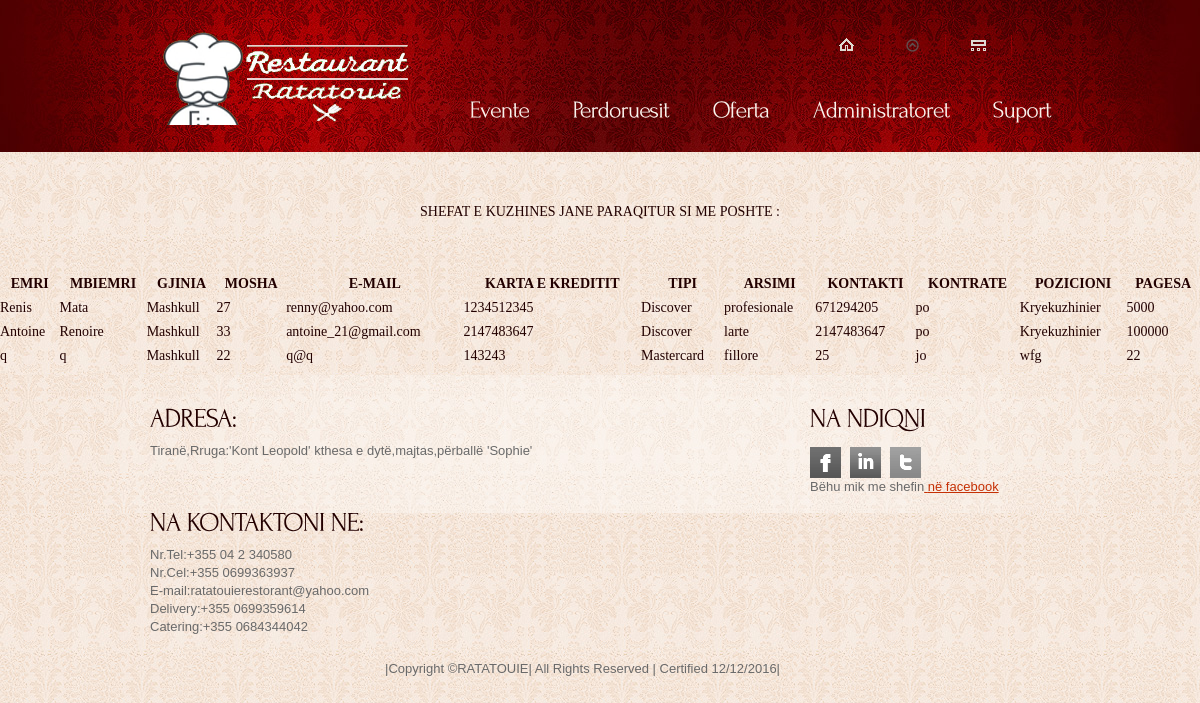
Screenshot of /shef2.php with the database file from the repository.
### tables this page shows
CREATE TABLE `shefkuzhine` (
  `shefID` int(8) NOT NULL,
  `emershefi` varchar(15) NOT NULL,
  `mbiemershefi` varchar(15) NOT NULL,
  `pagashefi` int(5) NOT NULL,
  `gjiniashefi` enum('Mashkull','Femer') NOT NULL,
  `moshashefi` int(2) NOT NULL,
  `emailshefi` varchar(30) NOT NULL,
  `kartashefi` int(16) NOT NULL,
  `kartatipshefi` enum('Bosh','Visa','Mastercard','Discover','AmericanExpress') NOT NULL,
  `arsimshef` enum('paarsim','fillore','8/9vjecare','mesme','profesionale','larte') NOT NULL,
  `telshef` int(15) NOT NULL,
  `shefkontrate` enum('po','jo') NOT NULL,
  `shefpoz` varchar(15) NOT NULL
);

### shef2.php (the view, shortened to what this page needs)
<!DOCTYPE html>
<html lang="en">
<head>
<link rel="stylesheet" href="css/reset.css" type="text/css" media="all">
<link rel="stylesheet" href="css/layout.css" type="text/css" media="all">
<link rel="stylesheet" href="css/style.css" type="text/css" media="all">
</head>
<body id="page2">
<div class="body6">
  <div class="body1">
    <div class="main">
      <header>
        <h1><a href="index.php" id="logo">Restorant Ratatouie</a></h1>
         <nav>
            <ul id="top_nav">
              <li><a href="index.php"><img src="images/icon_1.gif" alt=""></a></li>
              <li><a href="reklama.php"><img src="images/icon_3.png" alt=""></a></li>
              <li><a href="admin.php"><img src="images/icon_2.gif" alt=""></a></li>
            </ul>
          </nav>
        <nav>
           <ul id="menu">
              <li><a href="events.php">Evente</a></li>
              <li><a href="users.php">Perdoruesit</a></li>
              <li><a href="ulje.php">Oferta</a></li>
              <li><a href="admini.php">Administratoret</a></li>
              <li><a href="help.php">Suport</a></li>
            </ul>
        </nav>
        </header>
    </div>
  </div>
</div><br><br>
<p align="center">SHEFAT E KUZHINES JANE PARAQITUR SI ME POSHTE : </p><br>
<?php
$sql=("SELECT *  FROM shefkuzhine");
$records=mysql_query($sql);
?>
<table style="width:100%">
  <tr>
    <th>EMRI</th>
    <th>MBIEMRI</th>
    <th>GJINIA</th>
    <th>MOSHA</th>
    <th>E-MAIL</th>
    <th>KARTA E KREDITIT</th>
    <th>TIPI</th>
    <th>ARSIMI</th>
    <th>KONTAKTI</th>
    <th>KONTRATE</th>
    <th>POZICIONI</th>
    <th>PAGESA</th>
  </tr>
  <?php
  while($shefkuzhine=mysql_fetch_assoc($records)){
    echo "<tr>";
    echo "<td>".$shefkuzhine['emershefi']."</td>";
    echo "<td>".$shefkuzhine['mbiemershefi']."</td>";
      echo "<td>".$shefkuzhine['gjiniashefi']."</td>";
      echo "<td>".$shefkuzhine['moshashefi']."</td>";
       echo "<td>".$shefkuzhine['emailshefi']."</td>";
        echo "<td>".$shefkuzhine['kartashefi']."</td>";
        echo "<td>".$shefkuzhine['kartatipshefi']."</td>";
                echo "<td>".$shefkuzhine['arsimshef']."</td>";
 echo "<td>".$shefkuzhine['telshef']."</td>";
 echo "<td>".$shefkuzhine['shefkontrate']."</td>";
echo "<td>".$shefkuzhine['shefpoz']."</td>";
  echo "<td>".$shefkuzhine['pagashefi']."</td>";
    echo "</tr>";
  }
  ?>
  </table>
    <div class="body3">
  <div class="body4">
    <div class="main">
      <footer><hr>
        <div class="wrapper">
          <section class="col1 pad_left1">
     <h3>ADRESA:</h3>
         <p>Tiranë,Rruga:'Kont Leopold' kthesa e dytë,majtas,përballë 'Sophie'</p>
            <h3>NA KONTAKTONI NE:</h3>
      <p>Nr.Tel:+355 04 2 340580<br>
         Nr.Cel:+355 0699363937<br>
               E-mail:ratatouierestorant@yahoo.com<br>
               Delivery:+355 0699359614<br>
               Catering:+355 0684344042<br></p>
        <P ALIGN=right>
        |Copyright &copy;RATATOUIE|
         All Rights Reserved |
               Certified 12/12/2016|</p></section>
          <section class="col2 pad_left1">
            <h3>NA NDIQNI </h3>
            <ul id="icons">
              <li><a href="https://www.facebook.com/Restorant-Ratatouie-1187326811355133/" target="_blank" class="normaltip"><img src="images/icon1.gif" alt=""></a></li>
              <li><a href="https://www.instagram.com/ratatouierestorant/?hl=en" target="_blank" class="normaltip"><img src="images/icon2.gif" alt=""></a></li>
              <li><a href="https://twitter.com/RRatatouie" target="_blank" class="normaltip"><img src="images/icon3.gif" alt=""></a></li>
              <li>Bëhu mik me shefin<a href="https://www.facebook.com/ratatouiechef.restorantchef.3" target=_"blank"> në facebook</a></li>
        </ul>
        </section>
        </div>
      </footer>
    </div>
  </div>
</div>
</body>
</html>
  </body>
  </html>

### css/layout.css (style rules this page uses)
.col1, .col2, .col3, .cols { float:left }
.col1 { width:630px }
.col2 { width:240px }

### css/style.css (style rules this page uses)
article, aside, audio, canvas, command, datalist, details, embed, figcaption, figure, footer, header, hgroup, keygen, meter, nav, output, progress, section, source, video { display:block }
.wrapper { width:100%; overflow:hidden }
body { background:url(../images/bg_bot.jpg) center 0 repeat #faf3ed; border:0; font:14px Georgia, "Times New Roman", Times, serif; color:#200; line-height:24px }
.main { margin:0 auto; width:960px }
.body1 { background:url(../images/bg_top_img.jpg) top center no-repeat }
.body3 { background:url(../images/bg_bot.jpg) top center repeat }
.body4 { background:url(../images/bg_bot_img.jpg) top center no-repeat }
.body6 { background:url(../images/bg_top.jpg) top repeat-x }
a { color:#a80002; text-decoration:none; outline:none }
h1 { float:left; padding:0px 0 0 36px }
h3 { font-size:27px; color:#230000; line-height:1.2em; padding:20px 0 9px 0; letter-spacing:-1px }
p { padding-bottom:24px }
header { height:121px; padding-top:31px; width:100%; overflow:hidden }
#logo { display:block; background:url(../images/rat.png) 0 0 no-repeat; width:259px; height:94px; text-indent:-9999px }
#top_nav { float:right; padding:4px 43px 30px 0 }
#top_nav li { float:left; padding:3px 26px 5px 0; background:url(../images/top_line.gif) right 0 no-repeat; margin-right:25px }
#top_nav li a { display:block; line-height:0 }
#menu { width:633px; float:right; padding:0 0 0 0 }
#menu li { float:left; padding-left:3px }
#menu li a { display:block; font-size:24px; color:#faf3ed; line-height:40px; padding:0 20px; height:44px; letter-spacing:-1px }
.pad_left1 { padding-left:30px }
footer { height:138px; font:13px "Trebuchet MS", Arial, Helvetica, sans-serif; color:#696969; line-height:18px }
footer a { color:#c53005; text-decoration:underline }
#icons { padding:5px 0 0 0 }
#icons li { float:left; padding-right:9px }

### rows the page displays
shefkuzhine: emershefi "Renis", mbiemershefi "Mata", gjiniashefi "Mashkull", moshashefi "27", emailshefi "renny@yahoo.com", kartashefi "1234512345", kartatipshefi "Discover", arsimshef "profesionale", telshef "671294205", shefkontrate "po", shefpoz "Kryekuzhinier", pagashefi "5000"
shefkuzhine: emershefi "Antoine", mbiemershefi "Renoire", gjiniashefi "Mashkull", moshashefi "33", emailshefi "antoine_21@gmail.com", kartashefi "2147483647", kartatipshefi "Discover", arsimshef "larte", telshef "2147483647", shefkontrate "po", shefpoz "Kryekuzhinier", pagashefi "100000"
shefkuzhine: emershefi "q", mbiemershefi "q", gjiniashefi "Mashkull", moshashefi "22", emailshefi "q@q", kartashefi "143243", kartatipshefi "Mastercard", arsimshef "fillore", telshef "25", shefkontrate "jo", shefpoz "wfg", pagashefi "22"
